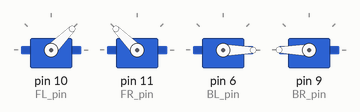
Bench run of a sketch on a simulated Arduino Uno, built with avr-gcc and run on an emulated ATmega328P. Shown: 4 × servo.

Above: at 0.05 s.
At 1.15 s:
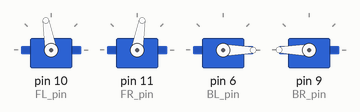
At 2.25 s:
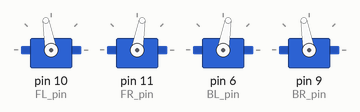
At 4.5 s:
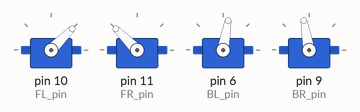
Timing chart, 0 to 5.9 s (numbered marks = the images above):
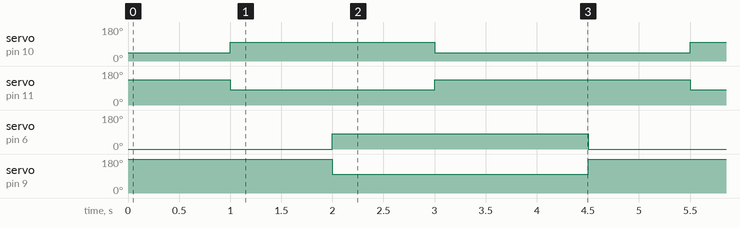

The sketch:

Freddy_the_Frog.ino
```cpp
#include <Servo.h>

int FL_pin =10;
int FR_pin =11;
int BL_pin =6;
int BR_pin =9;

Servo FL;
Servo FR;
Servo BL;
Servo BR;


void setup() {
  // put your setup code here, to run once:

FL.attach(FL_pin);
//0 Extended 180 Closed
FR.attach(FR_pin);
//0 Closed 180 Extended
BL.attach(BL_pin);
//0 Extended 180 Closed
BR.attach(BR_pin);
//0 Closed 180 Extended


}


void moveFL(int angle)
{

  FL.write(angle);
}
void moveFR(int angle)
{
   int a = abs(180 - angle);
  FR.write(a);
}
void moveBL(int angle)
{
  int a = abs(180 - angle);
  BL.write(a);
}
void moveBR(int angle)
{
  BR.write(angle);
}


void zeroposition()
{
  moveBR(100);
  moveBL(100);
  moveFR(45);
  moveFL(45);
}


void extendR()
{
  moveFR(140);
  moveBR(100);
}

void extendL()
{
  moveFL(140);
  moveBL(100);
}

void contractR()
{

  moveFR(0);
  moveBR(180);
}
void contractL()
{

  moveFL(0);
   moveBL(180);
}

void doublestep()
{


  zeroposition();
  moveBR(180);
  moveBL(180);
  delay(1000);
   moveFR(100);
  moveFL(100);
  delay(1000);
   moveBR(100);
  moveBL(100);
  delay(1000);
   moveFR(45);
  moveFL(45);
  delay(1000);
}

void loop() {


doublestep();
delay(500);


/*
moveFR(0);
moveFL(0);
delay(2000);
moveFR(180);
moveFL(180);
delay(2000);
moveFR(0);
moveFL(0);
delay(2000);
*/
}
```

Measured:
- by itself, servo on pin 10 (FL_pin): alternates 100° for 2.0 s and 45° for 2.5 s
- by itself, servo on pin 11 (FR_pin): alternates 135° for 2.5 s and 80° for 2.0 s
- by itself, servo on pin 6 (BL_pin): alternates 80° for 2.5 s and 0° for 2.0 s
- by itself, servo on pin 9 (BR_pin): alternates 180° for 2.0 s and 100° for 2.5 s
